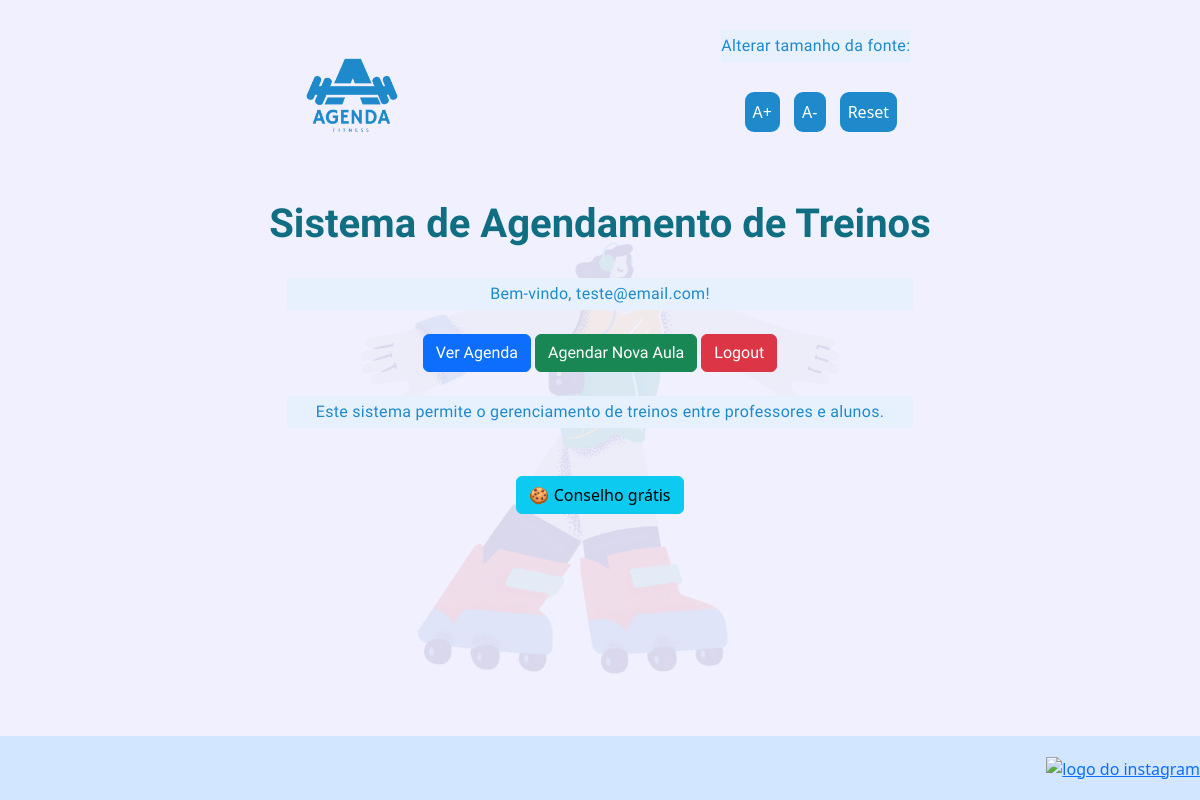
Before: / (signed in) with the older database file.
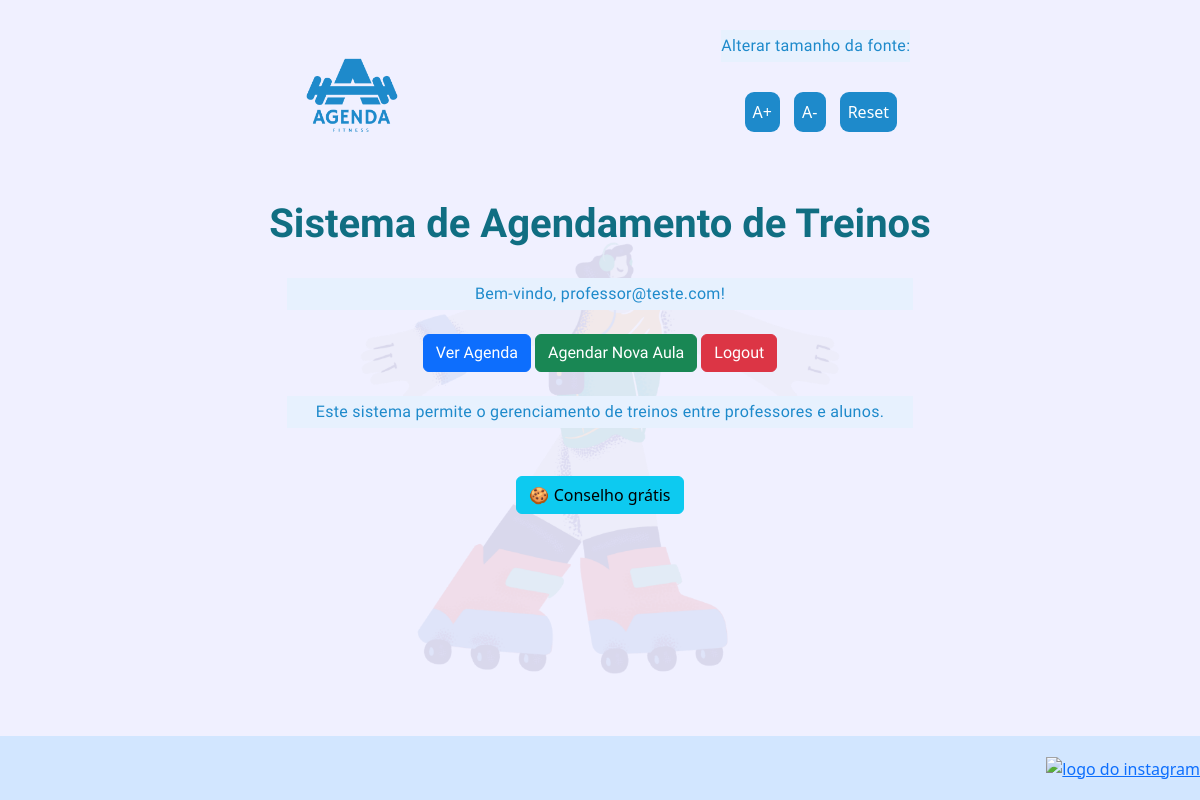
After: the same page with the newer database file.
### apps/users/models.py (models this page shows, shortened)
class UserProfile(AbstractUser):
    username = None
    postal_code_validator = RegexValidator(
        regex=r"^\d{8}$", message="O CEP deve ter 8 dígitos."
    )
    document_validator = RegexValidator(
        regex=r"^\d{11}$", message="O CPF deve ter 11 dígitos."
    )
    phone_validator = RegexValidator(
        regex=r"^\d{11}$", message="Telefone com DDD, 11 dígitos."
    )
    document = models.CharField(
        max_length=14, validators=[document_validator], unique=True
    )
    postal_code = models.CharField(max_length=12, validators=[postal_code_validator])
    phone = models.CharField(max_length=14, validators=[phone_validator])
    birth_date = models.DateField()
    full_address = models.CharField(max_length=255)
    email = models.EmailField(unique=True)
    is_professor = models.BooleanField(default=False)
    groups = models.ManyToManyField(
        Group, related_name="userprofile_groups", blank=True
    )
    user_permissions = models.ManyToManyField(
        Permission, related_name="userprofile_permissions", blank=True
    )
    USERNAME_FIELD = "email"
    REQUIRED_FIELDS = ["document", "birth_date", "full_address", "postal_code", "phone"]
    objects = UserProfileManager()
    class Meta:
        verbose_name = "User Profile"
        verbose_name_plural = "User Profiles"

### apps/agenda/views.py (the view)
# urls.py: path("", views.index, name="index"),
def index(request):
    return render(request, "agenda/index.html")

### templates/agenda/index.html (shortened to what this page needs)
{% extends 'shared/base.html' %}
{% block content %}
<section>
    <h1>Sistema de Agendamento de Treinos</h1>
    {% if user.is_authenticated %}
        <p>Bem-vindo, {{ user.email }}!</p>
        <nav class="menu mb-3">
            <a href="{% url 'listar_agendas' %}" class="btn btn-primary">Ver Agenda</a>
            <a href="{% url 'cadastrar_agenda' %}" class="btn btn-success">Agendar Nova Aula</a>
            <a href="{% url 'logout' %}" class="btn btn-danger">Logout</a>
        </nav>
    {% else %}
        <p>Olá, visitante! <a href="{% url 'login' %}">Entre</a> para ter acesso a mais conteúdos.</p>
        <p>Ou clique em <a href="{% url 'register' %}">Cadastrar-se</a> para criar uma conta.</p>
    {% endif %}
    <p>Este sistema permite o gerenciamento de treinos entre professores e alunos.</p>
    <div class="text-center mt-5">
        <button id="lucky-biscuit-btn" class="btn btn-info">🍪 Conselho grátis</button>
    </div>
</section>
{% endblock content %}

Changed rows visible on the page:
changed UserProfile: email "teste@email.com" → "professor@teste.com"
